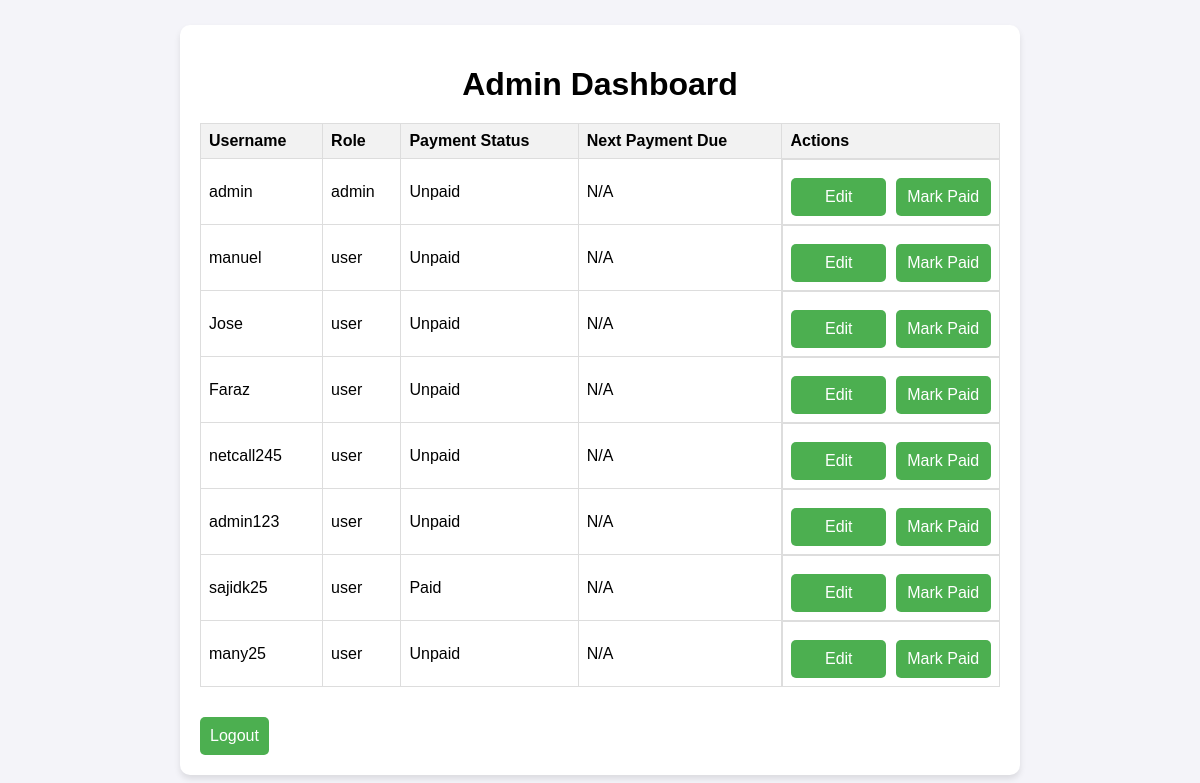
The page /admin_dashboard (signed in) on the database as committed earlier.
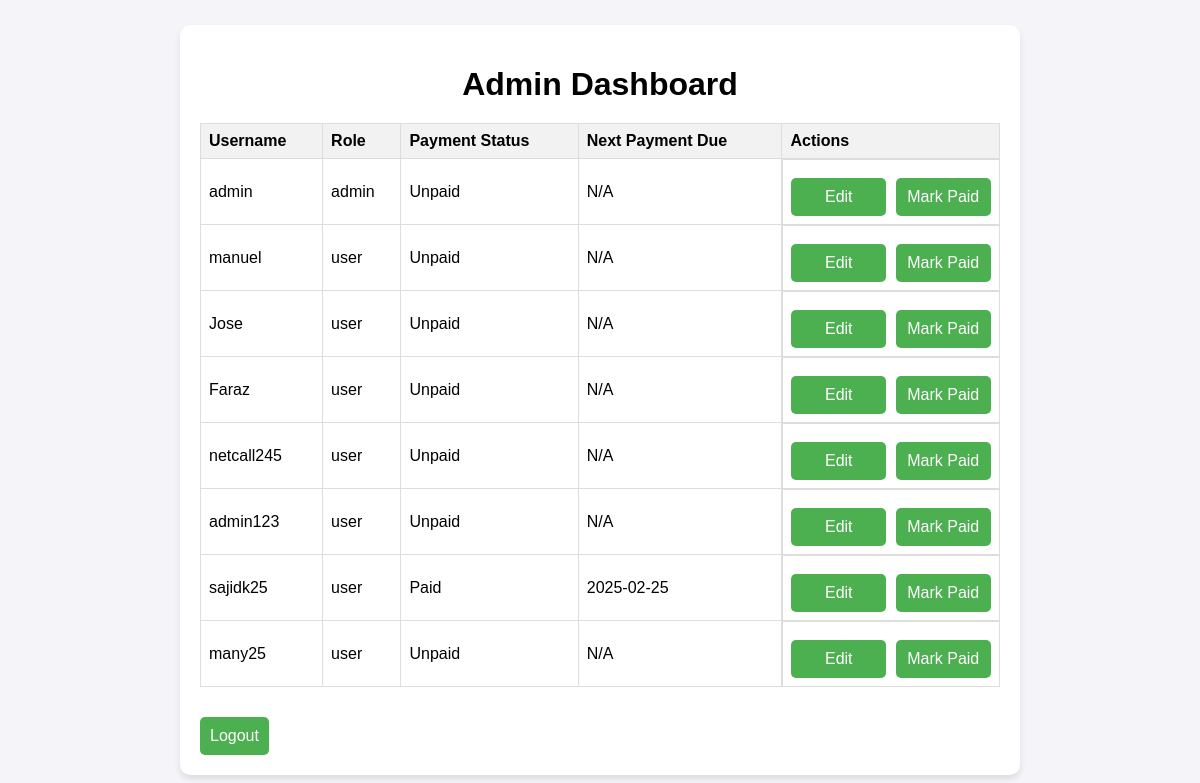
The same page on the database as committed later.
### app.py (models this page shows, shortened)
class User(db.Model, UserMixin):
    id = db.Column(db.Integer, primary_key=True)
    username = db.Column(db.String(20), unique=True, nullable=False)
    password = db.Column(db.String(60), nullable=False)
    role = db.Column(db.String(10), nullable=False, default='user')  # 'admin' or 'user'
    is_paid = db.Column(db.Boolean, default=False)
    payment_due_date = db.Column(db.Date, nullable=True)

### app.py (the view)
@app.route('/admin_dashboard')
@login_required
def admin_dashboard():
    if current_user.role != 'admin':
        flash('Unauthorized access!', 'error')
        return redirect(url_for('login'))
    users = User.query.all()
    return render_template('admin_dashboard.html', users=users)

### app.py (called while the page is built)
@login_manager.user_loader
def load_user(user_id):
    return User.query.get(int(user_id))

### templates/admin_dashboard.html (shortened to what this page needs)
<!DOCTYPE html>
<html lang="en">
<head>
</head>
<body>
    <div class="dashboard-container">
        <h1>Admin Dashboard</h1>
        <table class="users-table">
            <thead>
                <tr>
                    <th>Username</th>
                    <th>Role</th>
                    <th>Payment Status</th>
                    <th>Next Payment Due</th>
                    <th>Actions</th>
                </tr>
            </thead>
            <tbody>
                {% for user in users %}
                <tr>
                    <td>{{ user.username }}</td>
                    <td>{{ user.role }}</td>
                    <td>{% if user.is_paid %}Paid{% else %}Unpaid{% endif %}</td>
                    <td>{% if user.payment_due_date %}{{ user.payment_due_date.strftime('%Y-%m-%d') }}{% else %}N/A{% endif %}</td>
                    <td class="action-buttons">
                        <a href="{{ url_for('edit_user', user_id=user.id) }}">Edit</a>
                        <a href="{{ url_for('mark_paid', user_id=user.id) }}">Mark Paid</a>
                    </td>
                </tr>
                {% endfor %}
            </tbody>
        </table>
        <a href="{{ url_for('logout') }}">Logout</a>
    </div>
</body>
</html>

Rows that differ between the two databases and show on the page:
changed User "sajidk25": payment_due_date (not shown) → "2025-02-25"; no longer shows "N/A"
